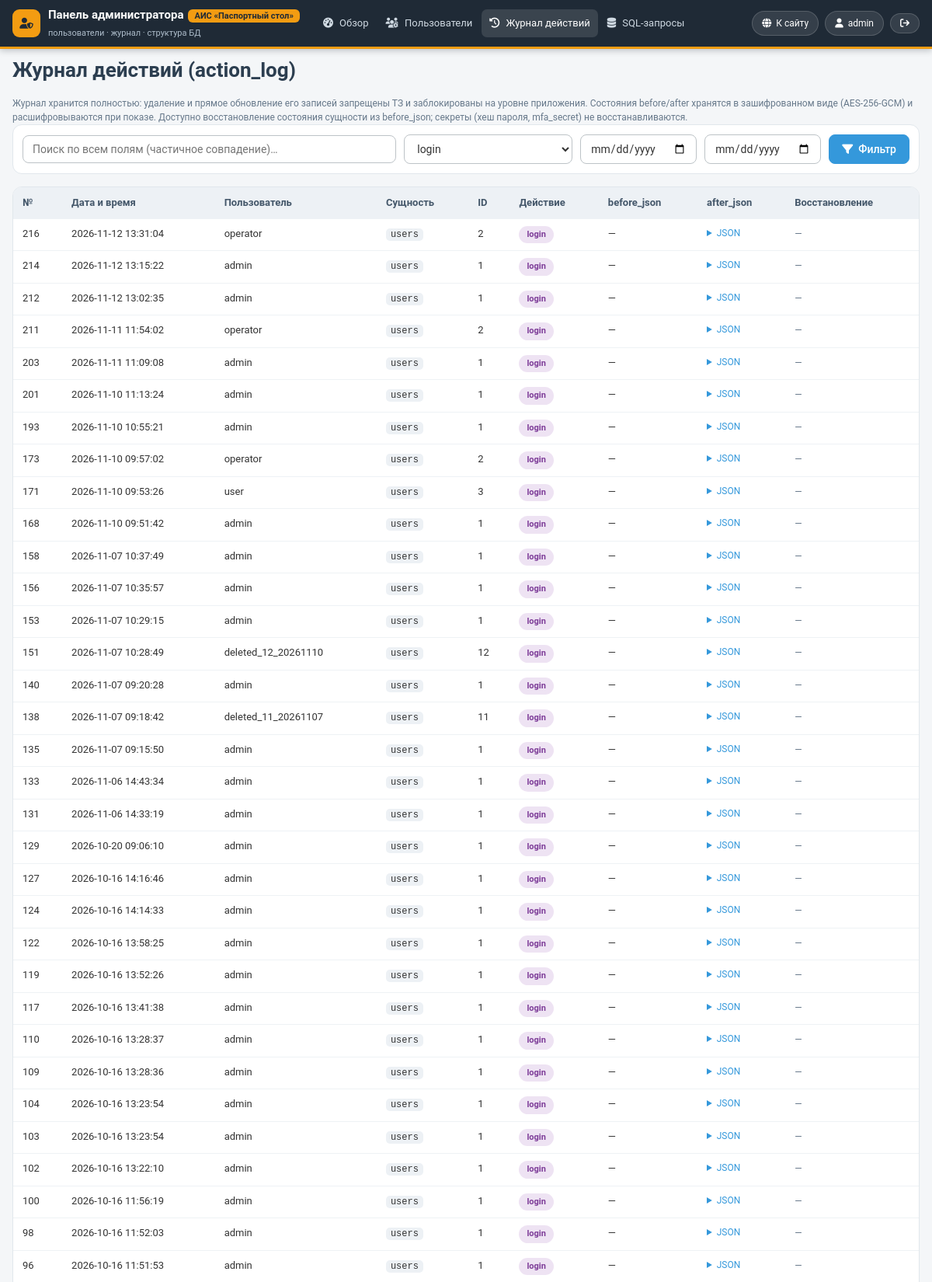
Page /admin_journal.php?type=login (signed in, upper part) on the committed database.
### tables this page shows
CREATE TABLE `action_log` (
  `log_id` bigint(20) NOT NULL AUTO_INCREMENT,
  `action_time` datetime NOT NULL,
  `user_id` int(11) DEFAULT NULL,
  `entity_name` enum('citizens','passports','applications','users','action_log') NOT NULL,
  `entity_id` int(11) NOT NULL,
  `action_type` enum('create','read','update','delete','login','logout','export','import','restore') NOT NULL,
  `before_json` longtext DEFAULT NULL CHECK (json_valid(`before_json`)),
  `after_json` longtext DEFAULT NULL CHECK (json_valid(`after_json`)),
  PRIMARY KEY (`log_id`),
  KEY `fk_action_log_user` (`user_id`),
  CONSTRAINT `fk_action_log_user` FOREIGN KEY (`user_id`) REFERENCES `users` (`user_id`) ON DELETE SET NULL ON UPDATE CASCADE
);

CREATE TABLE `users` (
  `user_id` int(11) NOT NULL AUTO_INCREMENT,
  `login` varchar(100) NOT NULL,
  `password_hash` varchar(255) NOT NULL,
  `role` enum('администратор','оператор','пользователь') NOT NULL,
  `mfa_secret` varchar(255) NOT NULL,
  `last_password_change` date NOT NULL,
  `failed_attempts` tinyint(4) NOT NULL DEFAULT 0,
  `is_blocked` tinyint(1) NOT NULL DEFAULT 0,
  `is_deleted` tinyint(1) NOT NULL DEFAULT 0,
  `locked_until` datetime DEFAULT NULL,
  PRIMARY KEY (`user_id`),
  UNIQUE KEY `login` (`login`)
);

### config.php (called while the page is built, shortened)
<?php
function e($v): string { return htmlspecialchars((string)$v, ENT_QUOTES, 'UTF-8'); }

### admin_journal.php (the view, shortened to what this page needs)
<?php
require __DIR__ . '/config.php';
$pdo = db();
$q = trim($_GET['q'] ?? ''); $tp = $_GET['type'] ?? '';
$df = $_GET['from'] ?? ''; $dt = $_GET['to'] ?? '';
$where = []; $p = [];
if ($tp !== '') { $where[] = 'l.action_type = ?'; $p[] = $tp; }
$sql = 'SELECT l.*, u.login FROM action_log l LEFT JOIN users u ON u.user_id = l.user_id'
    . ($where ? ' WHERE ' . implode(' AND ', $where) : '') . ' ORDER BY l.log_id DESC';
$st = $pdo->prepare($sql); $st->execute($p);
$rows = $st->fetchAll();
$rows = array_slice($rows, 0, 300);
require __DIR__ . '/layout/admin_header.php';
?>
<h1>Журнал действий (action_log)</h1>
<p class="muted">Журнал хранится полностью: удаление и прямое обновление его записей запрещены ТЗ и заблокированы
на уровне приложения. Состояния before/after хранятся в зашифрованном виде (AES-256-GCM) и расшифровываются при показе.
Доступно восстановление состояния сущности из before_json; секреты (хеш пароля, mfa_secret) не восстанавливаются.</p>
<form class="toolbar" method="get">
<input class="input" style="flex:1" type="text" name="q" value="<?= e($q) ?>" placeholder="Поиск по всем полям (частичное совпадение)…">
<select class="input" name="type"><option value="">Все действия (равенство)</option>
<?php foreach (['create','read','update','delete','login','logout','export','import','restore'] as $t): ?>
<option <?= $tp === $t ? 'selected' : '' ?>><?= $t ?></option>
<?php endforeach; ?>
</select>
<input class="input" type="date" name="from" value="<?= e($df) ?>">
<input class="input" type="date" name="to" value="<?= e($dt) ?>">
<button class="btn"><i class="fa-solid fa-filter"></i> Фильтр</button>
</form>
<div class="tbl-wrap">
<table class="tbl">
<thead><tr><th>№</th><th>Дата и время</th><th>Пользователь</th><th>Сущность</th><th>ID</th><th>Действие</th><th>before_json</th><th>after_json</th><th>Восстановление</th></tr></thead>
<tbody>
<?php foreach ($rows as $r): ?>
<tr>
<td><?= (int)$r['log_id'] ?></td>
<td><?= e($r['action_time']) ?></td>
<td><?= e($r['login']) ?></td>
<td><code><?= e($r['entity_name']) ?></code></td>
<td><?= (int)$r['entity_id'] ?></td>
<td><span class="pill t-<?= e($r['action_type']) ?>"><?= e($r['action_type']) ?></span></td>
<td class="jsoncell"><?= $r['_before'] !== null ? '<details><summary>JSON</summary><pre>' . e(json_encode($r['_before'], JSON_UNESCAPED_UNICODE | JSON_PRETTY_PRINT)) . '</pre></details>' : '—' ?></td>
<td class="jsoncell"><?= $r['_after'] !== null ? '<details><summary>JSON</summary><pre>' . e(json_encode($r['_after'], JSON_UNESCAPED_UNICODE | JSON_PRETTY_PRINT)) . '</pre></details>' : '—' ?></td>
<td>
<?php if (in_array($r['action_type'], ['update', 'delete'], true) && $r['_before'] !== null && $r['entity_name'] !== 'action_log'): ?>
<form method="post" class="confirm">
<?= csrf_field() ?><input type="hidden" name="action" value="restore"><input type="hidden" name="log_id" value="<?= (int)$r['log_id'] ?>">
<button class="btn btn-sm"><i class="fa-solid fa-clock-rotate-left"></i> Восстановить</button>
</form>
<?php else: ?><span class="muted">—</span><?php endif; ?>
</td>
</tr>
<?php endforeach; ?>
</tbody></table></div>
<?php require __DIR__ . '/layout/footer.php'; ?>

### assets/style.css (style rules this page uses)
:root { --bg:#F4F6F8; --header:#2C3E50; --btn:#3498DB; --btn-hover:#2980B9; --text:#333333; --field-bg:#FFFFFF; --field-border:#BDC3C7; --err:#E74C3C; --ok:#2ECC71; --pad:16px; --line:#E1E7EC; }
* { margin:0;padding:0;box-sizing:border-box }
html { height:100% }
body { min-height:100vh;display:flex;flex-direction:column;background:var(--bg);color:var(--text);font:400 14px/1.5 "Roboto",Arial,sans-serif }
h1 { font-size:26px;color:var(--header);margin:8px 0 14px }
code { background:#EDF1F5;border-radius:5px;padding:1px 6px;font-size:12px }
.muted { color:#66788a;font-size:12px }
.btn { display:inline-flex;align-items:center;gap:7px;background:var(--btn);color:#fff;border:1px solid var(--btn);border-radius:8px; padding:10px 16px;font:500 14px "Roboto",sans-serif;cursor:pointer;text-decoration:none;transition:background .15s }
.input { background:var(--field-bg);border:1px solid var(--field-border);border-radius:8px;padding:9px 12px;font:400 14px "Roboto",sans-serif;color:var(--text);width:100% }
.tbl-wrap { background:#fff;border:1px solid var(--line);border-radius:12px;overflow:auto }
.tbl { width:100%;border-collapse:collapse;font-size:13px }
.tbl th { background:#EDF1F5;color:#44576a;text-align:left;padding:10px 12px;white-space:nowrap }
.tbl td { padding:9px 12px;border-top:1px solid #EEF2F5;vertical-align:top }
.toolbar { display:flex;gap:10px;flex-wrap:wrap;align-items:center;background:#fff;border:1px solid var(--line);border-radius:12px;padding:12px;margin-bottom:var(--pad) }
.toolbar .input { width:auto }
.pill { display:inline-block;border-radius:999px;padding:3px 10px;font-size:11px;font-weight:700;background:#E8EDF2;color:#44576a }
.t-login,.t-logout { background:rgba(142,68,173,.15);color:#7D3C98 }
.jsoncell details summary { cursor:pointer;color:var(--btn);font-size:12px }

### rows in the picture
action_log: log_id "216", action_time "2026-11-12 13:31:04", user.login "operator", entity_name "users", entity "2", action_type "login"
action_log: log_id "214", action_time "2026-11-12 13:15:22", user.login "admin", entity_name "users", entity "1", action_type "login"
action_log: log_id "212", action_time "2026-11-12 13:02:35", user.login "admin", entity_name "users", entity "1", action_type "login"
action_log: log_id "211", action_time "2026-11-11 11:54:02", user.login "operator", entity_name "users", entity "2", action_type "login"
action_log: log_id "203", action_time "2026-11-11 11:09:08", user.login "admin", entity_name "users", entity "1", action_type "login"
action_log: log_id "201", action_time "2026-11-10 11:13:24", user.login "admin", entity_name "users", entity "1", action_type "login"
action_log: log_id "193", action_time "2026-11-10 10:55:21", user.login "admin", entity_name "users", entity "1", action_type "login"
action_log: log_id "173", action_time "2026-11-10 09:57:02", user.login "operator", entity_name "users", entity "2", action_type "login"
action_log: log_id "171", action_time "2026-11-10 09:53:26", user.login "user", entity_name "users", entity "3", action_type "login"
action_log: log_id "168", action_time "2026-11-10 09:51:42", user.login "admin", entity_name "users", entity "1", action_type "login"
action_log: log_id "158", action_time "2026-11-07 10:37:49", user.login "admin", entity_name "users", entity "1", action_type "login"
action_log: log_id "156", action_time "2026-11-07 10:35:57", user.login "admin", entity_name "users", entity "1", action_type "login"
action_log: log_id "153", action_time "2026-11-07 10:29:15", user.login "admin", entity_name "users", entity "1", action_type "login"
action_log: log_id "151", action_time "2026-11-07 10:28:49", user.login "deleted_12_20261110", entity_name "users", entity "12", action_type "login"
action_log: log_id "140", action_time "2026-11-07 09:20:28", user.login "admin", entity_name "users", entity "1", action_type "login"
action_log: log_id "138", action_time "2026-11-07 09:18:42", user.login "deleted_11_20261107", entity_name "users", entity "11", action_type "login"
action_log: log_id "135", action_time "2026-11-07 09:15:50", user.login "admin", entity_name "users", entity "1", action_type "login"
action_log: log_id "133", action_time "2026-11-06 14:43:34", user.login "admin", entity_name "users", entity "1", action_type "login"
action_log: log_id "131", action_time "2026-11-06 14:33:19", user.login "admin", entity_name "users", entity "1", action_type "login"
action_log: log_id "129", action_time "2026-10-20 09:06:10", user.login "admin", entity_name "users", entity "1", action_type "login"
action_log: log_id "127", action_time "2026-10-16 14:16:46", user.login "admin", entity_name "users", entity "1", action_type "login"
action_log: log_id "124", action_time "2026-10-16 14:14:33", user.login "admin", entity_name "users", entity "1", action_type "login"
action_log: log_id "122", action_time "2026-10-16 13:58:25", user.login "admin", entity_name "users", entity "1", action_type "login"
action_log: log_id "119", action_time "2026-10-16 13:52:26", user.login "admin", entity_name "users", entity "1", action_type "login"
action_log: log_id "117", action_time "2026-10-16 13:41:38", user.login "admin", entity_name "users", entity "1", action_type "login"
action_log: log_id "110", action_time "2026-10-16 13:28:37", user.login "admin", entity_name "users", entity "1", action_type "login"
action_log: log_id "109", action_time "2026-10-16 13:28:36", user.login "admin", entity_name "users", entity "1", action_type "login"
action_log: log_id "104", action_time "2026-10-16 13:23:54", user.login "admin", entity_name "users", entity "1", action_type "login"
action_log: log_id "103", action_time "2026-10-16 13:23:54", user.login "admin", entity_name "users", entity "1", action_type "login"
action_log: log_id "102", action_time "2026-10-16 13:22:10", user.login "admin", entity_name "users", entity "1", action_type "login"
action_log: log_id "100", action_time "2026-10-16 11:56:19", user.login "admin", entity_name "users", entity "1", action_type "login"
action_log: log_id "98", action_time "2026-10-16 11:52:03", user.login "admin", entity_name "users", entity "1", action_type "login"
action_log: log_id "96", action_time "2026-10-16 11:51:53", user.login "admin", entity_name "users", entity "1", action_type "login"

### other values in the picture
$item[1] "Обзор"
$item[1] "Пользователи"
$item[1] "Журнал действий"
$item[1] "SQL-запросы"
$_SESSION['login'] "admin"
form field type "login"
